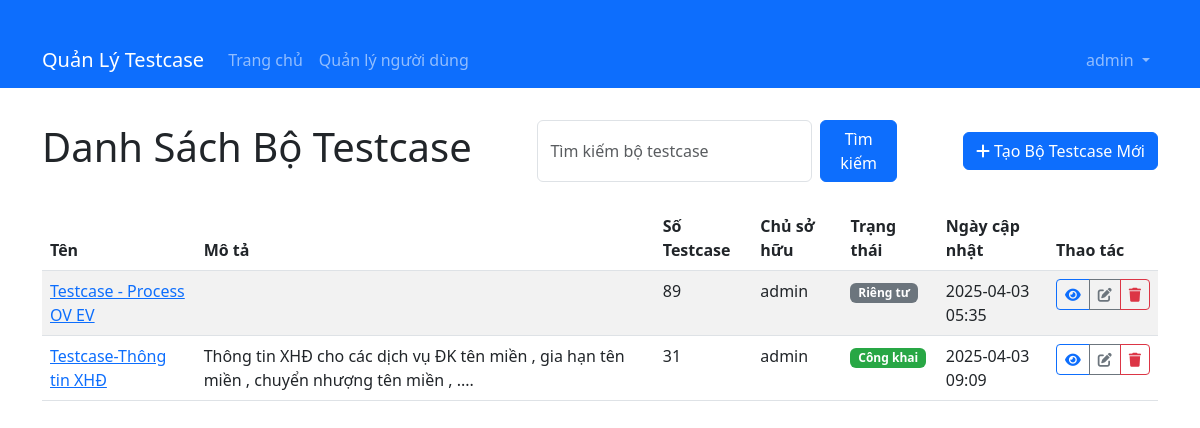
Page /testcase-set/ (signed in) on the earlier database version.
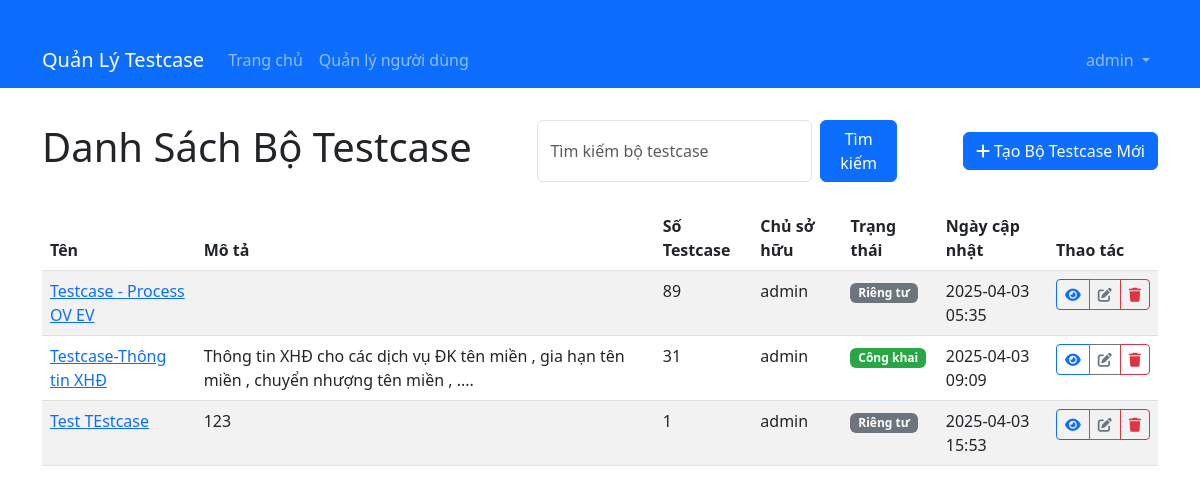
Same page on the later database version.
### models/user.py (models this page shows, shortened)
class User(db.Model):
    id = db.Column(db.Integer, primary_key=True)
    username = db.Column(db.String(64), unique=True, nullable=False)
    email = db.Column(db.String(120), unique=True, nullable=False)
    password_hash = db.Column(db.String(128))
    is_admin = db.Column(db.Boolean, default=False)
    created_at = db.Column(db.DateTime, default=datetime.utcnow)
    testcase_sets = db.relationship('TestCaseSet', backref='user', lazy=True)

### models/testcase_set.py (models this page shows, shortened)
class TestCaseSet(db.Model):
    id = db.Column(db.Integer, primary_key=True)
    name = db.Column(db.String(100), nullable=False)
    description = db.Column(db.String(255))
    created_at = db.Column(db.DateTime, default=datetime.utcnow)
    updated_at = db.Column(db.DateTime, default=datetime.utcnow, onupdate=datetime.utcnow)
    test_cases = db.relationship('TestCase', backref='test_case_set', lazy=True, cascade="all, delete-orphan")
    user_id = db.Column(db.Integer, db.ForeignKey('user.id'))
    is_public = db.Column(db.Boolean, default=False)  # Testcase có công khai không

### routes/testcase_set.py (the view)
@testcase_set_bp.route('/')
@login_required
def index():
    user_id = session.get('user_id')
    is_admin = session.get('is_admin', False)
    if is_admin:
        testcase_sets = TestCaseSet.query.all()
    else:
        testcase_sets = TestCaseSet.query.filter(
            (TestCaseSet.user_id == user_id) | (TestCaseSet.is_public == True)
        ).all()
    return render_template('dashboard.html', testcase_sets=testcase_sets)

### app.py (called while the page is built)
@app.context_processor
def inject_session():
    from flask import session
    return dict(session=session)

### routes/auth.py (called while the page is built)
def login_required(f):
    @wraps(f)
    def decorated_function(*args, **kwargs):
        if 'user_id' not in session:
            flash('Vui lòng đăng nhập để tiếp tục', 'warning')
            return redirect(url_for('auth.login', next=request.url))
        return f(*args, **kwargs)
    return decorated_function

### templates/dashboard.html (shortened to what this page needs)
{% extends 'base.html' %}
{% block content %}
<div class="d-flex justify-content-between align-items-center mb-4">
    <h1>Danh Sách Bộ Testcase</h1>
    <form class="d-flex" method="GET" action="{{ url_for('dashboard') }}">
        <input type="text" name="search" class="form-control me-2" placeholder="Tìm kiếm bộ testcase" value="{{ search_query }}">
        <button type="submit" class="btn btn-primary">Tìm kiếm</button>
    </form>
    <a href="{{ url_for('testcase_set.create') }}" class="btn btn-primary">
        <i class="fas fa-plus"></i> Tạo Bộ Testcase Mới
    </a>
</div>
{% if testcase_sets %}
    <div class="table-responsive">
        <table class="table table-striped table-hover">
            <thead>
                <tr>
                    <th>Tên</th>
                    <th>Mô tả</th>
                    <th>Số Testcase</th>
                    <th>Chủ sở hữu</th>
                    <th>Trạng thái</th>
                    <th>Ngày cập nhật</th>
                    <th>Thao tác</th>
                </tr>
            </thead>
            <tbody>
                {% for testcase_set in testcase_sets %}
                <tr>
                    <td>
                        <a href="{{ url_for('testcase_set.detail', id=testcase_set.id) }}">
                            {{ testcase_set.name }}
                        </a>
                    </td>
                    <td>{{ testcase_set.description }}</td>
                    <td>{{ testcase_set.test_cases|length }}</td>
                    <td>{{ testcase_set.user.username if testcase_set.user else 'N/A' }}</td>
                    <td>
                        <span class="badge {% if testcase_set.is_public %}bg-success{% else %}bg-secondary{% endif %}">
                            {% if testcase_set.is_public %}Công khai{% else %}Riêng tư{% endif %}
                        </span>
                    </td>
                    <td>{{ testcase_set.updated_at.strftime('%Y-%m-%d %H:%M') }}</td>
                    <td>
                        <div class="btn-group" role="group">
                            <a href="{{ url_for('testcase_set.detail', id=testcase_set.id) }}" class="btn btn-sm btn-outline-primary">
                                <i class="fas fa-eye"></i>
                            </a>
                            {% if session.is_admin or testcase_set.user_id == session.user_id %}
                            <a href="{{ url_for('testcase_set.edit', id=testcase_set.id) }}" class="btn btn-sm btn-outline-secondary">
                                <i class="fas fa-edit"></i>
                            </a>
                            <button type="button" class="btn btn-sm btn-outline-danger" data-bs-toggle="modal" data-bs-target="#deleteModal{{ testcase_set.id }}">
                                <i class="fas fa-trash"></i>
                            </button>
                            {% endif %}
                        </div>
                    </td>
                </tr>
                {% endfor %}
            </tbody>
        </table>
    </div>
{% else %}
    <div class="alert alert-info">
        Chưa có bộ testcase nào. Nhấn nút "Tạo Bộ Testcase Mới" để bắt đầu.
    </div>
{% endif %}
{% endblock %}

### templates/base.html (shortened to what this page needs)
<!DOCTYPE html>
<html lang="vi">
<head>
    <link href="https://cdn.jsdelivr.net/npm/bootstrap@5.3.0-alpha1/dist/css/bootstrap.min.css" rel="stylesheet">
    <link rel="stylesheet" href="https://cdnjs.cloudflare.com/ajax/libs/font-awesome/6.0.0-beta3/css/all.min.css">
</head>
<body>
    <nav class="navbar navbar-expand-lg navbar-dark bg-primary">
        <div class="container">
            <a class="navbar-brand" href="{{ url_for('dashboard') }}">Quản Lý Testcase</a>
            <div class="collapse navbar-collapse" id="navbarNav">
                <ul class="navbar-nav">
                    {% if session.user_id %}
                    <li class="nav-item">
                        <a class="nav-link" href="{{ url_for('dashboard') }}">Trang chủ</a>
                    </li>
                    {% if session.is_admin %}
                    <li class="nav-item">
                        <a class="nav-link" href="{{ url_for('auth.user_list') }}">Quản lý người dùng</a>
                    </li>
                    {% endif %}
                    {% endif %}
                </ul>
                <ul class="navbar-nav ms-auto">
                    {% if session.user_id %}
                    <li class="nav-item dropdown">
                        <a class="nav-link dropdown-toggle" href="#" id="navbarDropdown" role="button" data-bs-toggle="dropdown" aria-expanded="false">
                            {{ session.username }}
                        </a>
                    </li>
                    {% endif %}
                </ul>
            </div>
        </div>
    </nav>
    <div class="container">
        {% block content %}{% endblock %}
    </div>
</body>
</html>

### templates/base.html (style rules this page uses)
.container { margin-top: 2rem; }
.badge.bg-success { background-color: #28a745 !important; }
.badge.bg-secondary { background-color: #6c757d !important; }

Differences in the rows shown:
added TestCaseSet: name "Test TEstcase", description "123", test_cases|length "1", user "admin", is_public "Riêng tư", updated_at "2025-04-03 15:53"
